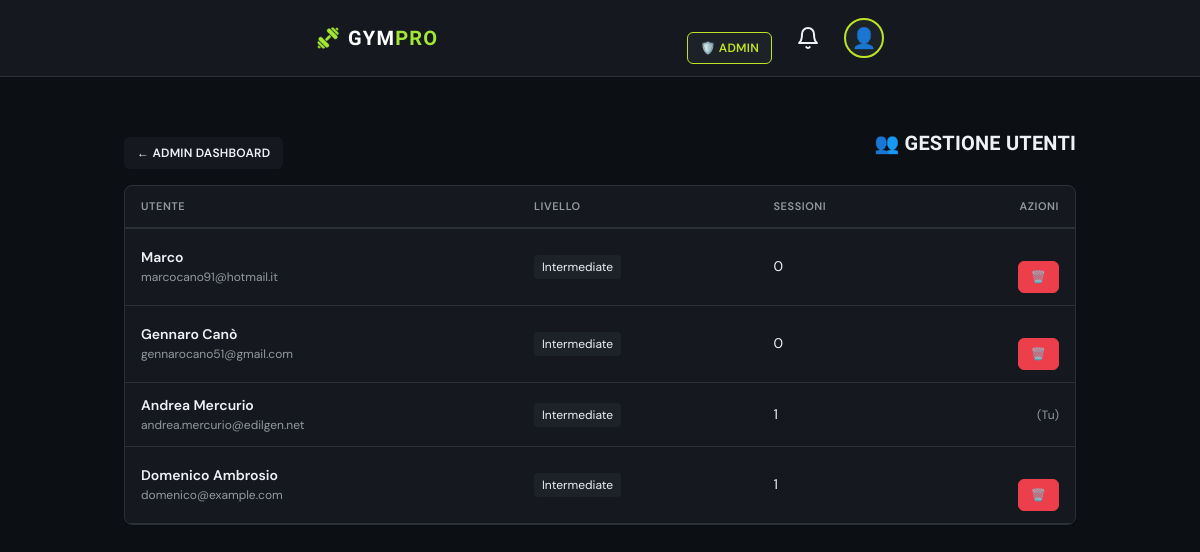
Screenshot of /admin/users.php (signed in) with the database file from the repository.
### tables this page shows
CREATE TABLE `users` (
  `id` int NOT NULL,
  `username` varchar(50) NOT NULL,
  `email` varchar(100) NOT NULL,
  `password` varchar(255) NOT NULL,
  `full_name` varchar(100) NOT NULL,
  `profile_photo` varchar(255) DEFAULT NULL,
  `role` enum('user','admin') NOT NULL DEFAULT 'user',
  `created_at` timestamp NULL DEFAULT CURRENT_TIMESTAMP,
  `updated_at` timestamp NULL DEFAULT CURRENT_TIMESTAMP ON UPDATE CURRENT_TIMESTAMP
);

### admin/users.php (the view, shortened to what this page needs)
<?php
require_once '../config/database.php';
$stmt = $pdo->query("
    SELECT u.*, up.training_level, up.goal, up.weight,
           (SELECT COUNT(*) FROM workout_sessions WHERE user_id = u.id) as session_count
    FROM users u
    LEFT JOIN user_profiles up ON u.id = up.user_id
    ORDER BY u.created_at DESC
");
$users = $stmt->fetchAll();
?>
<!DOCTYPE html>
<html lang="it">
<head>
    <link rel="stylesheet" href="../assets/css/style.css">
</head>
<body>
    <?php include '../includes/header.php'; ?>
    <div class="container">
        <div class="flex-between mb-2" style="margin-top: 16px;">
            <a href="index.php" class="btn btn-sm" style="background: var(--surface); color: var(--foreground);">← Admin Dashboard</a>
            <h2 style="margin: 0; font-size: 20px;">👥 Gestione Utenti</h2>
        </div>
        <div class="card">
            <div class="card-body" style="padding: 0;">
                <table style="width: 100%; border-collapse: collapse;">
                    <thead>
                        <tr style="border-bottom: 2px solid var(--border);">
                            <th style="text-align: left; padding: 12px 16px; font-size: 11px; text-transform: uppercase; color: var(--muted-foreground);">Utente</th>
                            <th style="text-align: left; padding: 12px 16px; font-size: 11px; text-transform: uppercase; color: var(--muted-foreground);">Livello</th>
                            <th style="text-align: left; padding: 12px 16px; font-size: 11px; text-transform: uppercase; color: var(--muted-foreground);">Sessioni</th>
                            <th style="text-align: right; padding: 12px 16px; font-size: 11px; text-transform: uppercase; color: var(--muted-foreground);">Azioni</th>
                        </tr>
                    </thead>
                    <tbody>
                        <?php foreach ($users as $u): ?>
                            <tr style="border-bottom: 1px solid var(--border);">
                                <td style="padding: 12px 16px;">
                                    <div style="font-weight: 600; font-size: 14px;"><?= htmlspecialchars($u['full_name']) ?></div>
                                    <div style="font-size: 12px; color: var(--muted-foreground);"><?= htmlspecialchars($u['email']) ?></div>
                                </td>
                                <td style="padding: 12px 16px;">
                                    <span style="font-size: 12px; background: var(--surface-strong); padding: 4px 8px; border-radius: 4px;">
                                        <?= ucfirst($u['training_level'] ?? 'N/A') ?>
                                    </span>
                                </td>
                                <td style="padding: 12px 16px; font-size: 14px;"><?= $u['session_count'] ?></td>
                                <td style="padding: 12px 16px; text-align: right;">
                                    <?php if ($u['id'] != $_SESSION['user_id']): ?>
                                        <a href="?delete=<?= $u['id'] ?>" class="btn btn-sm btn-danger" onclick="return confirm('Eliminare definitivamente questo utente?')">🗑️</a>
                                    <?php else: ?>
                                        <span style="font-size: 12px; color: var(--muted-foreground);">(Tu)</span>
                                    <?php endif; ?>
                                </td>
                            </tr>
                        <?php endforeach; ?>
                    </tbody>
                </table>
            </div>
        </div>
    </div>
</body>
</html>

### assets/css/style.css (style rules this page uses)
:root { --radius-sm: calc(0.5rem - 4px); --radius-md: calc(0.5rem - 2px); --radius: 0.5rem; --radius-lg: 0.5rem; --radius-xl: calc(0.5rem + 4px); --radius-2xl: calc(0.5rem + 8px); --background: oklch(0.17 0.012 260); --foreground: oklch(0.96 0.005 250); --surface: oklch(0.21 0.014 260); --surface-strong: oklch(0.25 0.016 260); --card: oklch(0.21 0.014 260); --card-foreground: oklch(0.96 0.005 250); --popover: oklch(0.21 0.014 260); --popover-foreground: oklch(0.96 0.005 250); --primary: oklch(0.86 0.2 122); --primary-foreground: oklch(0.18 0.03 130); --secondary: oklch(0.27 0.016 260); --secondary-foreground: oklch(0.95 0.005 250); --muted: oklch(0.25 0.014 260); --muted-foreground: oklch(0.68 0.014 258); --accent: oklch(0.8 0.16 78); --accent-foreground: oklch(0.2 0.03 70); --destructive: oklch(0.63 0.21 22); --destructive-foreground: oklch(0.98 0.005 250); --success: oklch(0.75 0.16 155); --success-foreground: oklch(0.18 0.03 155); --warning: oklch(0.82 0.16 80); --warning-foreground: oklch(0.2 0.03 70); --border: oklch(0.31 0.014 260); --input: oklch(0.31 0.014 260); --ring: oklch(0.86 0.2 122); --protein: oklch(0.72 0.16 25); --carbs: oklch(0.78 0.15 230); --fat: oklch(0.82 0.16 80); --kcal: oklch(0.86 0.2 122); --chart-1: oklch(0.86 0.2 122); --chart-2: oklch(0.78 0.15 230); --chart-3: oklch(0.82 0.16 80); --chart-4: oklch(0.72 0.16 25); --chart-5: oklch(0.75 0.1 300); --sidebar: oklch(0.19 0.013 260); --sidebar-foreground: oklch(0.93 0.005 250); --sidebar-primary: oklch(0.86 0.2 122); --sidebar-primary-foreground: oklch(0.18 0.03 130); --sidebar-accent: oklch(0.26 0.016 260); --sidebar-accent-foreground: oklch(0.96 0.005 250); --sidebar-border: oklch(0.29 0.014 260); --sidebar-ring: oklch(0.86 0.2 122); --shadow-sm: 0 1px 2px 0 rgba(0, 0, 0, 0.3); --shadow: 0 2px 8px rgba(0, 0, 0, 0.4); --shadow-lg: 0 4px 16px rgba(0, 0, 0, 0.5); --shadow-xl: 0 8px 24px rgba(0, 0, 0, 0.6); }
* { margin: 0; padding: 0; box-sizing: border-box; }
html { color-scheme: dark; -webkit-font-smoothing: antialiased; -moz-osx-font-smoothing: grayscale; }
body { font-family: 'DM Sans', ui-sans-serif, system-ui, sans-serif; background-color: var(--background); color: var(--foreground); line-height: 1.5; padding-bottom: 80px; min-height: 100vh; }
h1, h2, h3, h4, h5, h6 { font-family: 'Barlow Condensed', ui-sans-serif, system-ui, sans-serif; font-weight: 700; letter-spacing: 0.01em; text-transform: uppercase; }
a { color: var(--primary); text-decoration: none; transition: opacity 0.2s; }
.container { max-width: 600px; margin: 0 auto; padding: 16px; }
.mb-2 { margin-bottom: 16px; }
.flex-between { display: flex; justify-content: space-between; align-items: center; }
.card { background: var(--card); border: 1px solid var(--border); border-radius: var(--radius-lg); margin-bottom: 16px; overflow: hidden; box-shadow: var(--shadow-sm); }
.card-body { padding: 20px; }
.btn { display: inline-flex; align-items: center; justify-content: center; gap: 8px; padding: 10px 20px; border-radius: var(--radius-md); font-weight: 600; font-size: 14px; text-decoration: none; cursor: pointer; border: 1px solid transparent; transition: all 0.2s ease; font-family: 'DM Sans', sans-serif; text-transform: uppercase; letter-spacing: 0.02em; }
.btn-danger { background: var(--destructive); color: var(--destructive-foreground); border-color: var(--destructive); }
.btn-sm { padding: 6px 12px; font-size: 12px; }
@media (min-width: 768px) { body { padding-bottom: 0; } }
table { width: 100%; border-collapse: collapse; font-size: 14px; }
th { text-align: left; padding: 12px 8px; color: var(--muted-foreground); font-size: 11px; text-transform: uppercase; font-weight: 600; border-bottom: 2px solid var(--border); letter-spacing: 0.05em; }
td { padding: 12px 8px; border-bottom: 1px solid var(--border); color: var(--foreground); }
tr:last-child td { border-bottom: none; }
.card, .stat-card, .food-item, .exercise-item, .meal-section { animation: fadeIn 0.4s ease-out forwards; }
.btn { margin-top: 20px; transition: all 0.2s ease; }
@media (min-width: 768px) { .container { max-width: 800px; padding: 24px; } }
@media (min-width: 1024px) { .container { max-width: 1000px; } }

### rows the page displays
users: full_name "Marco", email "marcocano91@hotmail.it", training_level "Intermediate", session_count "0"
users: full_name "Gennaro Canò", email "gennarocano51@gmail.com", training_level "Intermediate", session_count "0"
users: full_name "Andrea Mercurio", email "andrea.mercurio@edilgen.net", training_level "Intermediate", session_count "1", shows "(Tu)"
users: full_name "Domenico Ambrosio", email "domenico@example.com", training_level "Intermediate", session_count "1"
